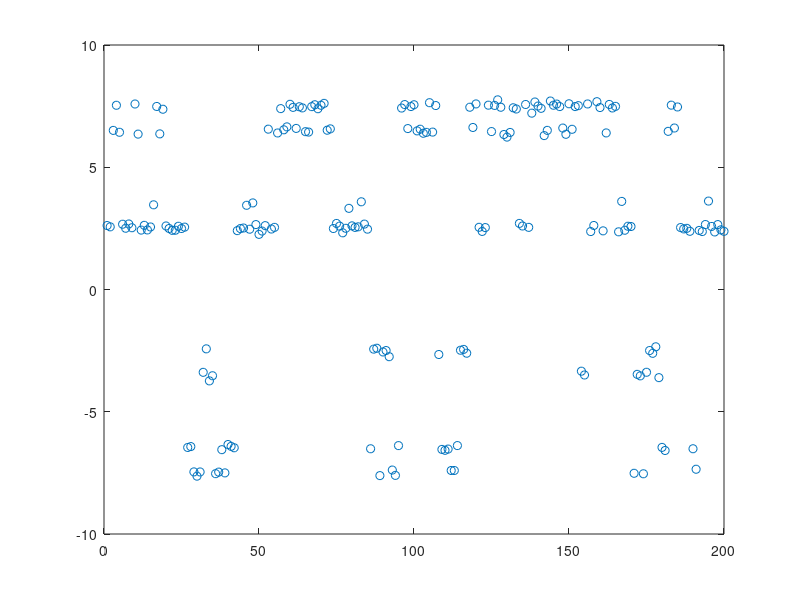

This chart was generated by the following MATLAB code: (Note: this script raises an error after producing the figure.)

% A simple demo of the HMM code

load X;

% plot the time series data

plot(X,'o');

pause(5);

% get help on the function hmm

help hmm;

pause(2);

% run a 4-state HMM on the data

[Mu,Cov,P,Pi,LL]=hmm(X,200,4);

% plot learning curve

plot(LL/200);
xlabel('iterations of EM');
ylabel('log probability per event');

pause(2); 

% plot means of learned HMM centers on top of data

plot(X,'o');
hold on;
plot((ones(4,1)*[0 200])',(Mu*[1 1])','r-');
hold off;